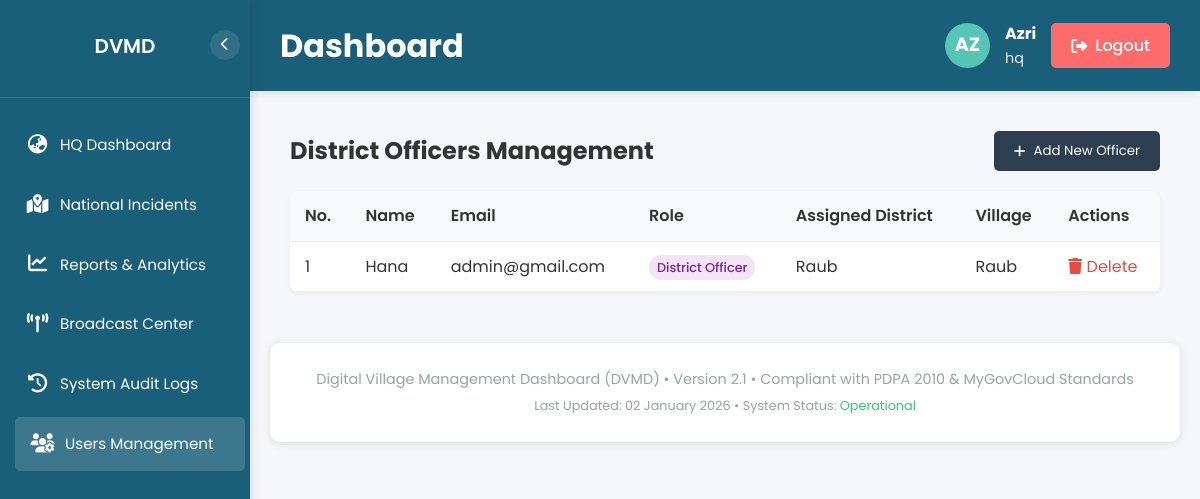
Screenshot of /dashboard.php?page=users (signed in) with the database file from the repository.
### tables this page shows
CREATE TABLE `users` (
  `id` int(11) NOT NULL,
  `email` varchar(100) DEFAULT NULL,
  `password` varchar(255) NOT NULL,
  `name` varchar(100) NOT NULL,
  `phone` varchar(20) DEFAULT NULL,
  `role` enum('citizen','ketua_kampung','penghulu','district','hq') NOT NULL,
  `village` varchar(100) DEFAULT NULL,
  `district` varchar(100) DEFAULT NULL,
  `created_at` timestamp NOT NULL DEFAULT current_timestamp()
);

### views/hq/users.php (the view, shortened to what this page needs)
<?php
require_once 'api/dbconnect.php';
$sql = "SELECT * FROM users WHERE role = 'district' ORDER BY created_at DESC";
$result = $conn->query($sql);
?>
<div class="users-container">
    <div class="action-bar">
        <h2>District Officers Management</h2>
        <button class="btn-add" onclick="toggleForm()">
            <i class="fas fa-plus"></i> Add New Officer
        </button>
    </div>
    <table class="user-table">
        <thead>
            <tr>
                <th>No.</th>
                <th>Name</th>
                <th>Email</th>
                <th>Role</th>
                <th>Assigned District</th>
                <th>Village</th> <th>Actions</th>
            </tr>
        </thead>
        <tbody>
            <?php
            $counter = 1;
            if ($result->num_rows > 0):
                while($row = $result->fetch_assoc()):
            ?>
                <tr>
                    <td><?php echo $counter++; ?></td>
                    <td><?php echo htmlspecialchars($row['name']); ?></td>
                    <td><?php echo htmlspecialchars($row['email']); ?></td>
                    <td>
                        <span class="role-badge role-district">
                            District Officer
                        </span>
                    </td>
                    <td>
                        <?php echo htmlspecialchars($row['district']); ?>
                    </td>
                    <td>
                        <?php echo htmlspecialchars($row['village'] ?? '-'); ?>
                    </td>
                    <td>
                        <a href="?page=users&delete_id=<?php echo $row['id']; ?>"
                           onclick="return confirm('Are you sure you want to delete this officer?');"
                           style="color: #e74c3c; text-decoration: none;">
                           <i class="fas fa-trash"></i> Delete
                        </a>
                    </td>
                </tr>
                <?php endwhile; ?>
            <?php else: ?>
                <tr>
                    <td colspan="7" style="text-align: center; padding: 20px;">No District Officers found.</td>
                </tr>
            <?php endif; ?>
        </tbody>
    </table>
</div>

### css/dashboard.css (style rules this page uses)
* { margin: 0; padding: 0; box-sizing: border-box; font-family: 'Poppins', sans-serif; }
:root { --primary-color: #1a5f7a; --secondary-color: #57c5b6; --emergency-color: #e74c3c; --warning-color: #f39c12; --info-color: #3498db; --success-color: #2ecc71; --gray-color: #95a5a6; --light-bg: #f5f5f5; --white: #ffffff; --border-radius: 10px; --box-shadow: 0 2px 10px rgba(0, 0, 0, 0.1); --transition: all 0.3s ease; }
body { background-color: var(--light-bg); color: #333; line-height: 1.6; }

### css/sidebar.css (style rules this page uses)
:root { --primary-color: #1a5f7a; --secondary-color: #57c5b6; --emergency-color: #e74c3c; --warning-color: #f39c12; --info-color: #3498db; --success-color: #2ecc71; --gray-color: #95a5a6; --light-bg: #f5f5f5; --white: #ffffff; --sidebar-width: 250px; --sidebar-collapsed-width: 70px; --transition-speed: 0.3s; --danger-color: #e74c3c; }
* { margin: 0; padding: 0; box-sizing: border-box; font-family: 'Poppins', sans-serif; }

### views/hq/users.php (style rules this page uses)
.users-container { padding: 20px; }
.action-bar { display: flex; justify-content: space-between; align-items: center; margin-bottom: 20px; }
.btn-add { background-color: #2c3e50; color: white; padding: 10px 20px; border: none; border-radius: 5px; cursor: pointer; display: flex; align-items: center; gap: 8px; }
.user-table { width: 100%; border-collapse: collapse; background: white; border-radius: 8px; overflow: hidden; box-shadow: 0 2px 5px rgba(0,0,0,0.05); }
.user-table th, .user-table td { padding: 12px 15px; text-align: left; border-bottom: 1px solid #eee; }
.user-table th { background-color: #f8f9fa; color: #333; font-weight: 600; }
.role-badge { padding: 4px 8px; border-radius: 12px; font-size: 0.8rem; font-weight: 500; text-transform: capitalize; }
.role-district { background-color: #f3e5f5; color: #7b1fa2; }

### rows the page displays
users: name "Hana", email "admin@gmail.com", district "Raub", village "Raub"

### other values shown
$item['title'] "HQ Dashboard"
$item['title'] "National Incidents"
$item['title'] "Reports & Analytics"
$item['title'] "Broadcast Center"
$item['title'] "System Audit Logs"
$item['title'] "Users Management"
$pageTitle "Dashboard"
substr($user['name'] ?? 'U', 0, 2) "AZ"
$user['name'] "Azri"
$user['role'] "hq"
